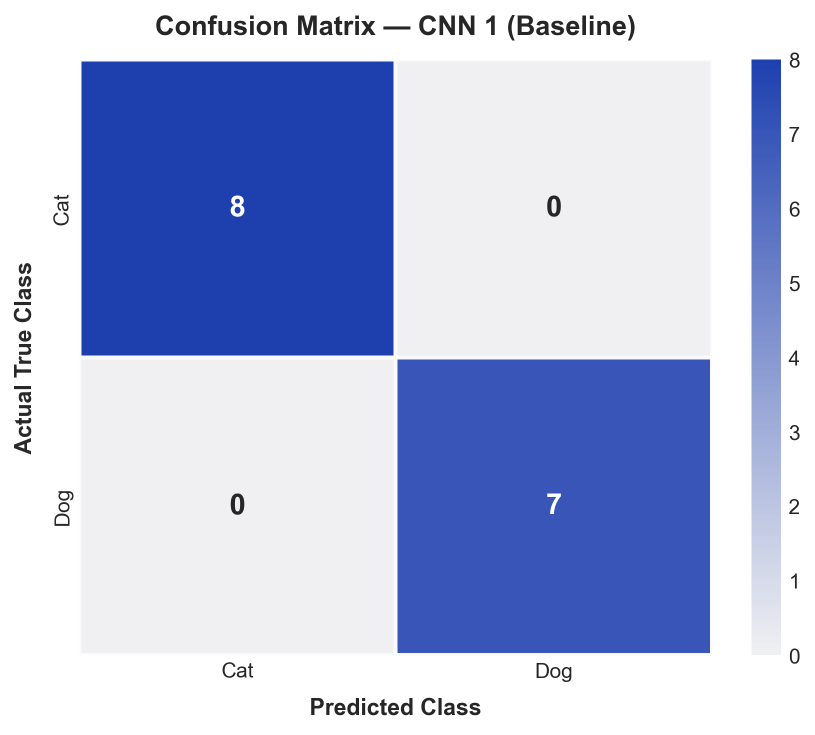
#> input picture Mentee Contribution/Task 15 - Production-Grade Ensemble CNN Classifier with Performance Benchmarks/varshithG40-AIML/results/confusion_matrix_cnn1.png, 1630 x 1469 px (shown at 1/2 size)
$ python -i preprocessing.py   (imports and definitions only)
#> lines starting #> are read from the running program, lines starting #| are printed output that depends on the picture
"""
preprocessing.py
================
Standardized image preprocessing and dataset tensor formatting.
Ensures image resizing (128x128), [0, 1] normalization, and categorical label encoding.
"""

import os
import numpy as np
from PIL import Image
from typing import Tuple, List, Union

DATA_DIR = os.path.abspath(os.path.join(os.path.dirname(__file__), "..", "data"))
IMAGE_SIZE = (128, 128)
CLASSES = ["cat", "dog"]
CLASS_TO_IDX = {"cat": 0, "dog": 1}
IDX_TO_CLASS = {0: "cat", 1: "dog"}


def preprocess_image(image_input: Union[str, Image.Image, np.ndarray], target_size: Tuple[int, int] = IMAGE_SIZE) -> np.ndarray:
    """
    Standardizes any input image into normalized float32 tensor of shape (1, H, W, 3).
    Pixel values scaled to [0.0, 1.0].
    """
#> called with image_input = '../results/confusion_matrix_cnn1.png', target_size = (128, 128)
    if isinstance(image_input, str):
        if not os.path.exists(image_input):
            raise FileNotFoundError(f"Image not found at path: {image_input}")
        img = Image.open(image_input).convert("RGB")
    elif isinstance(image_input, np.ndarray):
        if image_input.dtype != np.uint8:
            image_input = (np.clip(image_input, 0, 1) * 255).astype(np.uint8)
        img = Image.fromarray(image_input).convert("RGB")
    elif isinstance(image_input, Image.Image):
        img = image_input.convert("RGB")
    else:
        raise ValueError("Unsupported image input type. Expected file path, PIL Image, or numpy array.")

    img = img.resize(target_size, Image.Resampling.BILINEAR)
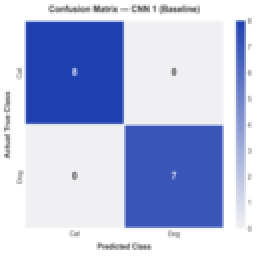
#> img: PIL image 128x128 RGB (shown 2 times larger); mean R, G, B 179.2, 189.4, 224
    arr = np.array(img, dtype=np.float32) / 255.0

    # Add batch dimension if single image
    if len(arr.shape) == 3:
        arr = np.expand_dims(arr, axis=0)

    return arr


# [52 lines left out: functions load_dataset_split, load_full_dataset, not called in this run]


# [5 lines not run here, left out]

>>> result = preprocess_image('../results/confusion_matrix_cnn1.png')
